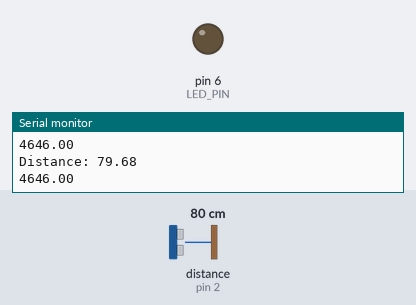
Bench run of a program on a simulated Arduino Uno, built with avr-gcc and run on an emulated ATmega328P. On the bench: output pins drawn as LEDs (lit = HIGH), the last lines printed to the serial monitor. Wiring (inferred from the names in the program): ultrasonic range finder: trigger pin 3; echo pin 2. The test bench sets the inputs (shaded band); at power-on: distance to the obstacle (sensor on pin 2) 80 cm. The echo pulse lasts 58.3 µs per cm; pins used as bus, display or sensor lines are not drawn.

Above: at 1.8 s.
1.9 s: distance to the obstacle (sensor on pin 2) set to 54 cm
3.4 s: distance to the obstacle (sensor on pin 2) set to 45 cm
At 4.6 s:
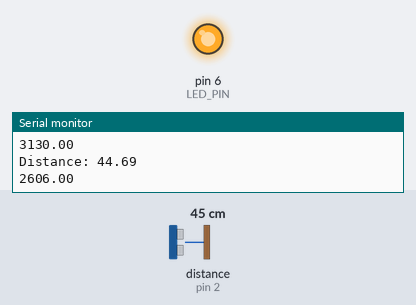
5.5 s: distance to the obstacle (sensor on pin 2) set to 60 cm
At 6.4 s:
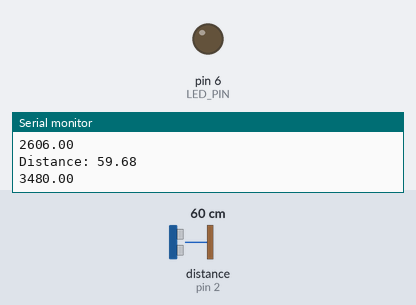
7.5 s: distance to the obstacle (sensor on pin 2) set to 2 cm
At 9.4 s:
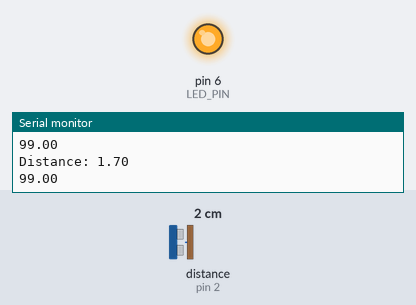
Timing chart, 0 to 10.5 s (numbered marks = the images above; inputs shaded):
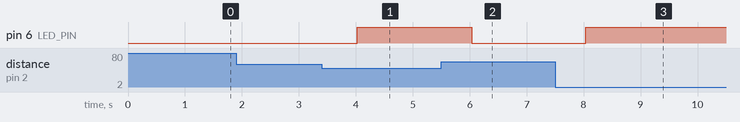

Measured:
- the behaviour switches between 51 and 50 cm on distance to the obstacle (sensor on pin 2) (found by bisection; images 0 and 1)
- after the input at 3.4 s, pin 6 (LED_PIN): LOW → HIGH after 0.62 s
- after the input at 5.5 s, pin 6 (LED_PIN): HIGH → LOW after 0.53 s
- after the input at 7.5 s, pin 6 (LED_PIN): LOW → HIGH after 0.54 s

The program:

main.cpp
```cpp
#include <Arduino.h>

const int trigPin = 3;
const int echoPin = 2;
const int LED_PIN = 6;
const int DISTANCE_THRESHOLD = 50;

float duration, distance;

void setup() {
  pinMode(trigPin, OUTPUT);
  pinMode(echoPin, INPUT);
  pinMode(LED_PIN, OUTPUT);
  Serial.begin(9600);
}

void loop() {
  digitalWrite(trigPin, LOW);
  delayMicroseconds(2);
  digitalWrite(trigPin, HIGH);
  delayMicroseconds(10);
  digitalWrite(trigPin, LOW);

  duration = pulseIn(echoPin, HIGH);
  distance = (duration*.0343)/2;

  if(distance < DISTANCE_THRESHOLD)
    digitalWrite(LED_PIN, HIGH);
  else
    digitalWrite(LED_PIN, LOW);

  Serial.print("Distance: ");
  Serial.println(distance);
  Serial.println(duration);
  delay(1000);
}
```
